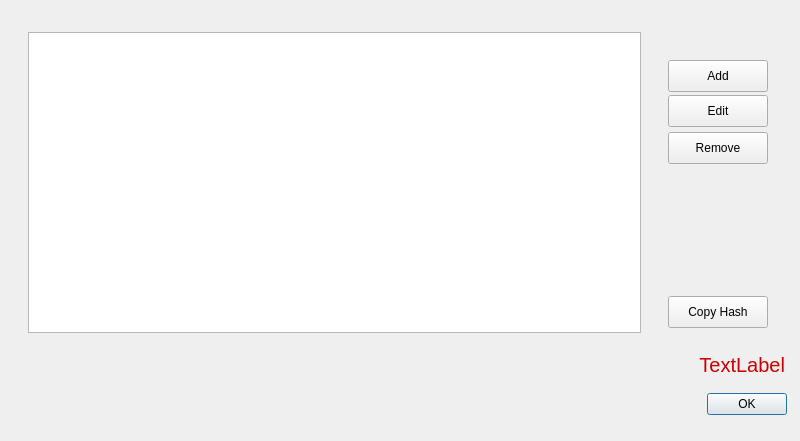
<?xml version="1.0" encoding="UTF-8"?>
<ui version="4.0">
 <class>ManageChannelsDialog</class>
 <widget class="QDialog" name="ManageChannelsDialog">
  <property name="geometry">
   <rect>
    <x>0</x>
    <y>0</y>
    <width>800</width>
    <height>441</height>
   </rect>
  </property>
  <property name="windowTitle">
   <string>Dialog</string>
  </property>
  <widget class="QDialogButtonBox" name="buttonBox">
   <property name="geometry">
    <rect>
     <x>10</x>
     <y>388</y>
     <width>777</width>
     <height>32</height>
    </rect>
   </property>
   <property name="orientation">
    <enum>Qt::Horizontal</enum>
   </property>
   <property name="standardButtons">
    <set>QDialogButtonBox::Ok</set>
   </property>
  </widget>
  <widget class="QLabel" name="m_errorText">
   <property name="geometry">
    <rect>
     <x>64</x>
     <y>352</y>
     <width>721</width>
     <height>25</height>
    </rect>
   </property>
   <property name="font">
    <font>
     <pointsize>15</pointsize>
    </font>
   </property>
   <property name="styleSheet">
    <string notr="true">color : #cc0000</string>
   </property>
   <property name="text">
    <string>TextLabel</string>
   </property>
   <property name="alignment">
    <set>Qt::AlignRight|Qt::AlignTrailing|Qt::AlignVCenter</set>
   </property>
  </widget>
  <widget class="QPushButton" name="m_addBtn">
   <property name="geometry">
    <rect>
     <x>668</x>
     <y>60</y>
     <width>100</width>
     <height>32</height>
    </rect>
   </property>
   <property name="text">
    <string>Add</string>
   </property>
  </widget>
  <widget class="QPushButton" name="m_removeBtn">
   <property name="geometry">
    <rect>
     <x>668</x>
     <y>132</y>
     <width>100</width>
     <height>32</height>
    </rect>
   </property>
   <property name="text">
    <string>Remove</string>
   </property>
  </widget>
  <widget class="QPushButton" name="m_editBtn">
   <property name="geometry">
    <rect>
     <x>668</x>
     <y>95</y>
     <width>100</width>
     <height>32</height>
    </rect>
   </property>
   <property name="text">
    <string>Edit</string>
   </property>
  </widget>
  <widget class="QTableWidget" name="m_table">
   <property name="geometry">
    <rect>
     <x>28</x>
     <y>32</y>
     <width>613</width>
     <height>301</height>
    </rect>
   </property>
  </widget>
  <widget class="QPushButton" name="m_copyHashBtn">
   <property name="geometry">
    <rect>
     <x>668</x>
     <y>296</y>
     <width>100</width>
     <height>32</height>
    </rect>
   </property>
   <property name="text">
    <string>Copy Hash</string>
   </property>
  </widget>
 </widget>
 <resources/>
 <connections>
  <connection>
   <sender>buttonBox</sender>
   <signal>accepted()</signal>
   <receiver>ManageChannelsDialog</receiver>
   <slot>accept()</slot>
   <hints>
    <hint type="sourcelabel">
     <x>248</x>
     <y>254</y>
    </hint>
    <hint type="destinationlabel">
     <x>157</x>
     <y>274</y>
    </hint>
   </hints>
  </connection>
  <connection>
   <sender>buttonBox</sender>
   <signal>rejected()</signal>
   <receiver>ManageChannelsDialog</receiver>
   <slot>reject()</slot>
   <hints>
    <hint type="sourcelabel">
     <x>316</x>
     <y>260</y>
    </hint>
    <hint type="destinationlabel">
     <x>286</x>
     <y>274</y>
    </hint>
   </hints>
  </connection>
 </connections>
</ui>
